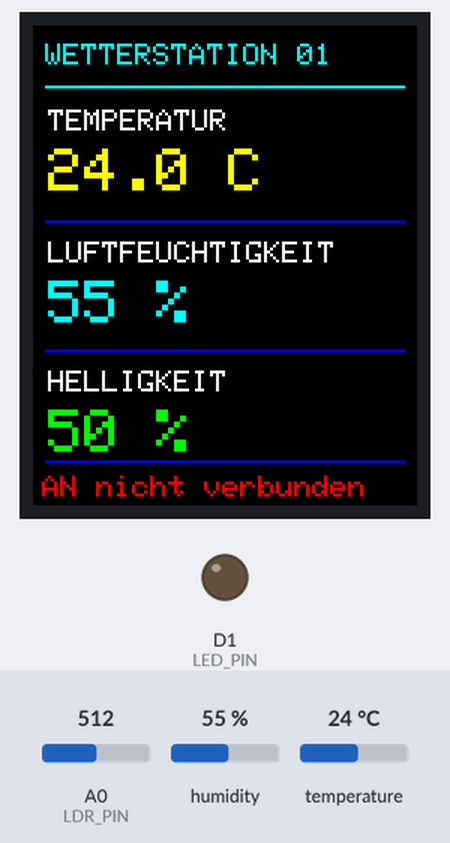
The sketch below on a simulated ESP8266 (NodeMCU). On the bench: 128×160 colour display, output pins drawn as LEDs (lit = HIGH). The test bench sets the inputs (shaded band); at power-on: humidity 55 %, A0 (LDR_PIN) = 512, temperature 24 °C. A WiFi scan finds three made-up networks; what the sketch prints to the serial monitor is not drawn.

Above: at 3.4 s.
3.5 s: humidity set to 22 %
At 3.68 s:
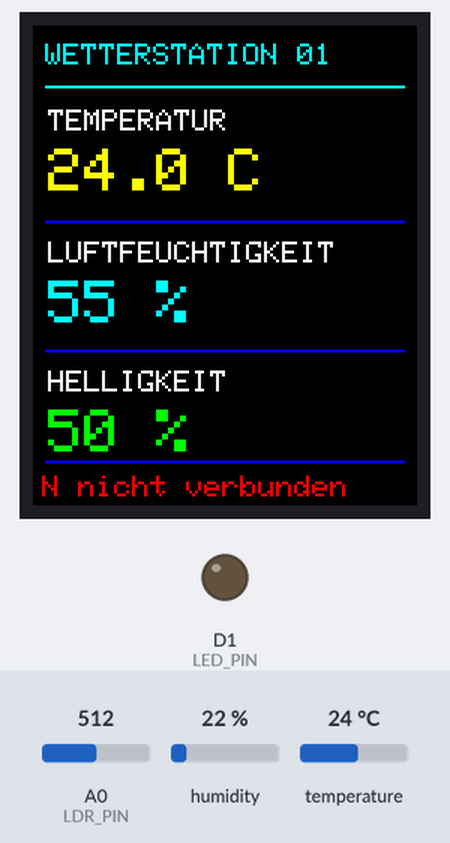
5.8 s: A0 (LDR_PIN) set to 716
At 6.03 s:
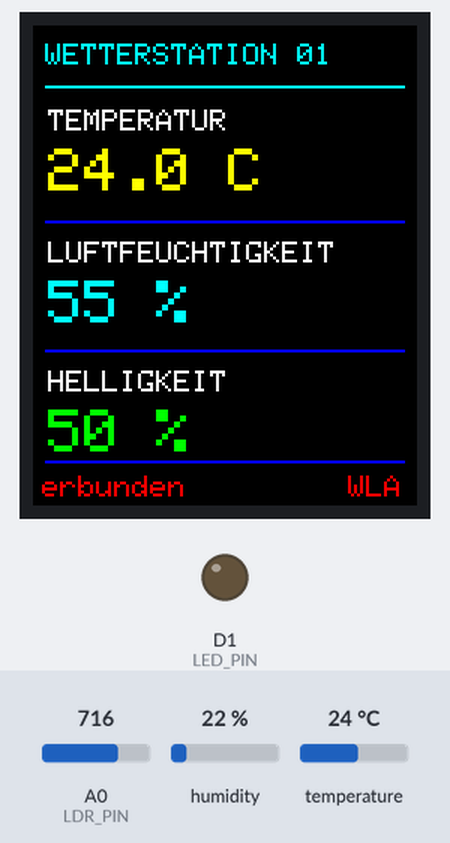
8.1 s: temperature set to 12 °C
At 10.46 s:
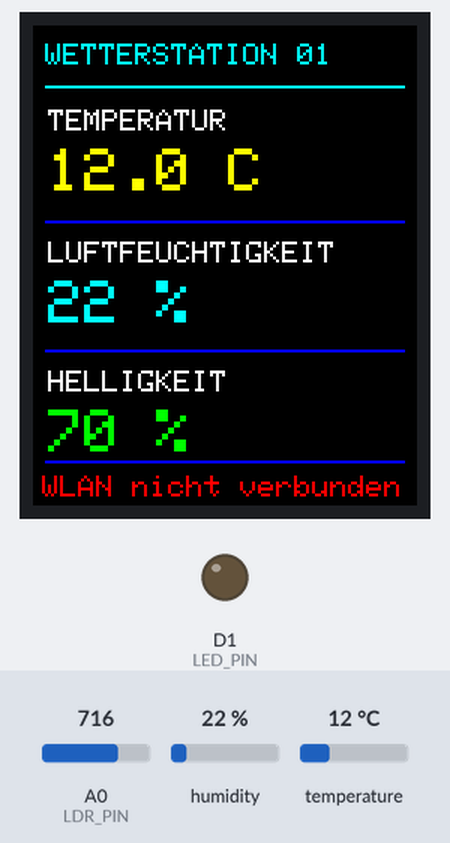
12.3 s: A0 (LDR_PIN) set to 900
14.6 s: humidity set to 40 %
17.0 s: A0 (LDR_PIN) set to 1023
At 22.8 s:
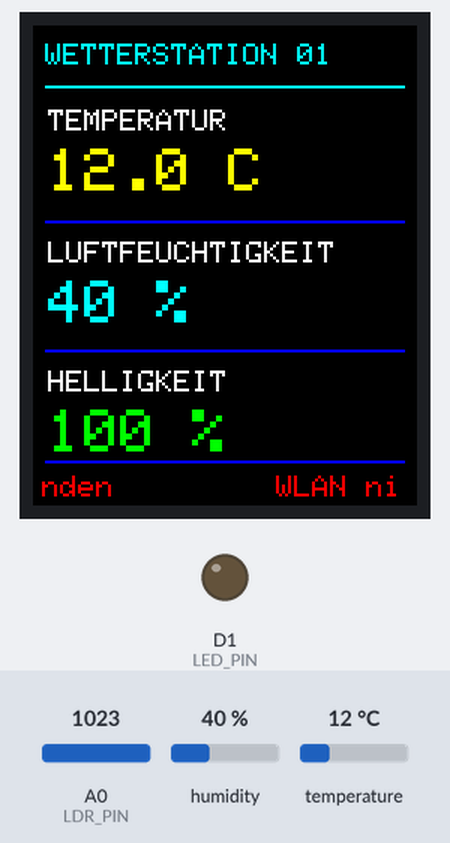

The sketch:

Wetterstation_01.ino
```cpp
#include <Arduino.h>
#include <ESP8266WiFi.h>
#include <ESP8266WebServer.h>
#include <DHT.h>
#include <SPI.h>
#include <Adafruit_GFX.h>
#include <Adafruit_ST7735.h>
#include "wifi_config.h"

// Pins ggf. an deinen bereits funktionierenden Aufbau anpassen.
#define DHT_PIN D2
#define DHT_TYPE DHT11
#define LDR_PIN A0
#define LED_PIN D1
#define TFT_CS D8
#define TFT_DC D3
#define TFT_RST D4
#define TFT_ENABLED 1  // 0 = TFT nicht angeschlossen

const char* STATION_ID = "WS-01";
const unsigned long SENSOR_INTERVAL_MS = 10000UL; // TFT-/Livewerte alle 10 Sekunden
const unsigned long LOG_INTERVAL_MS = 600000UL;   // 10-Minuten-Messintervall
const unsigned long WIFI_RETRY_MS = 20000UL;
const unsigned long WIFI_CONNECT_TIMEOUT_MS = 9000UL;

DHT dht(DHT_PIN, DHT_TYPE);
ESP8266WebServer server(80);
#if TFT_ENABLED
Adafruit_ST7735 tft(TFT_CS, TFT_DC, TFT_RST);
#endif

float temperature = NAN;
float humidity = NAN;
int lightRaw = 0;
int lightPercent = 0;
unsigned long lastRead = 0;
unsigned long lastLog = 0;
unsigned long lastWifiAttempt = 0;
unsigned long wifiStarted = 0;
int selectedNetwork = -1;
bool wifiConnecting = false;
bool hasRead = false;
// JSON-Adresse im TFT-Fuss als Laufschrift (20 Zeichen bei Textgroesse 1).
const unsigned long MARQUEE_INTERVAL_MS = 260UL;
unsigned long lastMarqueeStep = 0;
size_t marqueePosition = 0;
String marqueeText = "";
String previousMarqueeText = "";


String jsonNumber(float n, int decimals) {
  return isnan(n) ? "null" : String(n, decimals);
}

String jsonEscape(const String& input) {
  String out;
  for (unsigned int i = 0; i < input.length(); i++) {
    char c = input[i];
    if (c == '\\' || c == '"') { out += '\\'; out += c; }
    else if (c == '\n') out += "\\n";
    else if (c == '\r') out += "\\r";
    else if ((uint8_t)c >= 32) out += c;
  }
  return out;
}

void readSensors() {
  float t = dht.readTemperature();
  float h = dht.readHumidity();
  if (!isnan(t)) temperature = t;
  if (!isnan(h)) humidity = h;
  lightRaw = analogRead(LDR_PIN);
  lightPercent = constrain((int)round(lightRaw * 100.0 / 1023.0), 0, 100);
  lastRead = millis();
  hasRead = true;
}

void drawDisplay() {
#if TFT_ENABLED
  tft.fillScreen(ST77XX_BLACK);
  tft.setTextWrap(false);
  tft.setTextSize(1);
  tft.setTextColor(ST77XX_CYAN);
  tft.setCursor(4, 6); tft.print("WETTERSTATION 01");
  tft.drawFastHLine(4, 20, 120, ST77XX_CYAN);
  tft.setTextColor(ST77XX_WHITE);
  tft.setCursor(5, 28); tft.print("TEMPERATUR");
  tft.setTextSize(2); tft.setTextColor(ST77XX_YELLOW);
  tft.setCursor(5, 41);
  if (isnan(temperature)) tft.print("--.- C");
  else { tft.print(temperature, 1); tft.print(" C"); }
  tft.drawFastHLine(4, 65, 120, ST77XX_BLUE);
  tft.setTextSize(1); tft.setTextColor(ST77XX_WHITE);
  tft.setCursor(5, 72); tft.print("LUFTFEUCHTIGKEIT");
  tft.setTextSize(2); tft.setTextColor(ST77XX_CYAN);
  tft.setCursor(5, 85);
  if (isnan(humidity)) tft.print("-- %");
  else { tft.print(humidity, 0); tft.print(" %"); }
  tft.drawFastHLine(4, 108, 120, ST77XX_BLUE);
  tft.setTextSize(1); tft.setTextColor(ST77XX_WHITE);
  tft.setCursor(5, 115); tft.print("HELLIGKEIT");
  tft.setTextSize(2); tft.setTextColor(ST77XX_GREEN);
  tft.setCursor(5, 128); tft.print(lightPercent); tft.print(" %");
  // Fusszeile wird separat aktualisiert, damit sie scrollen kann.
#endif
}

void updateAddressMarquee() {
#if TFT_ENABLED
  String address;
  if (WiFi.status() == WL_CONNECTED) {
    address = "http://" + WiFi.localIP().toString() + "/api/status";
  } else {
    address = "WLAN nicht verbunden";
  }
  // Leerzeichen an beiden Enden machen den Durchlauf lesbarer.
  marqueeText = "   " + address + "      ";
  if (marqueeText != previousMarqueeText) {
    marqueePosition = 0;
    previousMarqueeText = marqueeText;
    lastMarqueeStep = 0;
  }
  if (lastMarqueeStep != 0 && millis() - lastMarqueeStep < MARQUEE_INTERVAL_MS) return;
  lastMarqueeStep = millis();
  tft.fillRect(0, 146, 128, 14, ST77XX_BLACK);
  tft.drawFastHLine(4, 145, 120, ST77XX_BLUE);
  tft.setTextSize(1);
  tft.setTextWrap(false);
  tft.setTextColor(WiFi.status() == WL_CONNECTED ? ST77XX_GREEN : ST77XX_RED);
  tft.setCursor(3, 150);
  String visible;
  for (int i = 0; i < 20; ++i) {
    visible += marqueeText[(marqueePosition + i) % marqueeText.length()];
  }
  tft.print(visible);
  marqueePosition = (marqueePosition + 1) % marqueeText.length();
#endif
}

void blinkMeasurement() {
  digitalWrite(LED_PIN, HIGH);
  delay(70);
  digitalWrite(LED_PIN, LOW);
}

void logMeasurement() {
  blinkMeasurement();
  Serial.printf("[10-MIN] %s | T=%s C | RH=%s %% | Licht=%d %% (%d)\n",
    STATION_ID, jsonNumber(temperature, 1).c_str(),
    jsonNumber(humidity, 1).c_str(), lightPercent, lightRaw);
  // Spaeter: gesicherte Uebertragung an Cloudflare/Firestore.
}

void beginBestWifi() {
  if (WiFi.status() == WL_CONNECTED) return;
  WiFi.disconnect();
  delay(50);
  int found = WiFi.scanNetworks(false, true);
  int best = -1;
  int bestRssi = -1000;
  for (int i = 0; i < found; i++) {
    for (size_t j = 0; j < WIFI_COUNT; j++) {
      if (WiFi.SSID(i) == WIFI_NETWORKS[j].ssid &&
          String(WIFI_NETWORKS[j].password).length() > 0 &&
          strncmp(WIFI_NETWORKS[j].password, "HIER_", 5) != 0 &&
          WiFi.RSSI(i) > bestRssi) {
        best = (int)j;
        bestRssi = WiFi.RSSI(i);
      }
    }
  }
  WiFi.scanDelete();
  if (best >= 0) {
    selectedNetwork = best;
    Serial.printf("Verbinde mit %s (%d dBm)\n", WIFI_NETWORKS[best].ssid, bestRssi);
    WiFi.begin(WIFI_NETWORKS[best].ssid, WIFI_NETWORKS[best].password);
    wifiStarted = millis();
    wifiConnecting = true;
  } else {
    Serial.println("Kein bekanntes WLAN gefunden.");
    wifiConnecting = false;
  }
}

void handleWifi() {
  if (WiFi.status() == WL_CONNECTED) {
    if (wifiConnecting) {
      Serial.printf("WLAN verbunden: %s | IP: %s\n", WiFi.SSID().c_str(), WiFi.localIP().toString().c_str());
      wifiConnecting = false;
      drawDisplay();
    }
    return;
  }
  if (wifiConnecting) {
    if (millis() - wifiStarted < WIFI_CONNECT_TIMEOUT_MS) return;
    Serial.println("WLAN-Verbindung fehlgeschlagen; neuer Versuch spaeter.");
    WiFi.disconnect();
    wifiConnecting = false;
    drawDisplay();
  }
  if (lastWifiAttempt == 0 || millis() - lastWifiAttempt >= WIFI_RETRY_MS) {
    lastWifiAttempt = millis();
    beginBestWifi();
  }
}

void handleStatus() {
  String json = "{";
  json += "\"stationId\":\"" + String(STATION_ID) + "\",";
  json += "\"temperatureC\":" + jsonNumber(temperature, 1) + ",";
  json += "\"humidityPercent\":" + jsonNumber(humidity, 1) + ",";
  json += "\"brightnessPercent\":" + String(lightPercent) + ",";
  json += "\"brightnessRaw\":" + String(lightRaw) + ",";
  json += "\"wifiSsid\":\"" + jsonEscape(WiFi.SSID()) + "\",";
  json += "\"rssiDbm\":" + String(WiFi.RSSI()) + ",";
  json += "\"uptimeSeconds\":" + String(millis() / 1000UL) + ",";
  json += "\"lastReadAgeSeconds\":" + String((millis() - lastRead) / 1000UL);
  json += "}";
  server.sendHeader("Cache-Control", "no-store");
  server.send(200, "application/json; charset=utf-8", json);
}

void setup() {
  Serial.begin(115200);
  pinMode(LED_PIN, OUTPUT);
  digitalWrite(LED_PIN, LOW);
  dht.begin();
#if TFT_ENABLED
  tft.initR(INITR_BLACKTAB);
  tft.setRotation(0); // Hochkant
#endif
  WiFi.mode(WIFI_STA);
  WiFi.persistent(false);
  WiFi.setAutoReconnect(true);
  WiFi.hostname("wetterstation-01");
  server.on("/api/status", HTTP_GET, handleStatus);
  server.on("/", HTTP_GET, []() {
    server.send(200, "text/plain; charset=utf-8", "Wetterstation 01: /api/status");
  });
  server.begin();
  readSensors();
  drawDisplay();
  updateAddressMarquee();
  lastLog = millis();
  beginBestWifi();
  lastWifiAttempt = millis();
  Serial.println("Wetterstation 01 gestartet");
}

void loop() {
  handleWifi();
  server.handleClient();
  updateAddressMarquee();
  if (millis() - lastRead >= SENSOR_INTERVAL_MS) {
    readSensors();
    drawDisplay();
  }
  if (millis() - lastLog >= LOG_INTERVAL_MS) {
    lastLog = millis();
    readSensors();
    logMeasurement();
    drawDisplay();
  }
  yield();
}
```

wifi_config.h
```cpp
#pragma once

// Zugangsdaten nur lokal eintragen. Nicht oeffentlich teilen.
struct WifiEntry { const char* ssid; const char* password; };

const WifiEntry WIFI_NETWORKS[] = {
  {"MAS", "HIER_HOTSPOT_PASSWORT"},
  {"FRITZ!Box 7530 OX", "HIER_PASSWORT"},
  {"TP_Link_04FC", "HIER_PASSWORT"},
  {"TP-Link_AP_FC3E", "HIER_PASSWORT"},
  {"TP_LINK_4A39B4", "HIER_PASSWORT"}
};
const size_t WIFI_COUNT = sizeof(WIFI_NETWORKS) / sizeof(WIFI_NETWORKS[0]);
```
